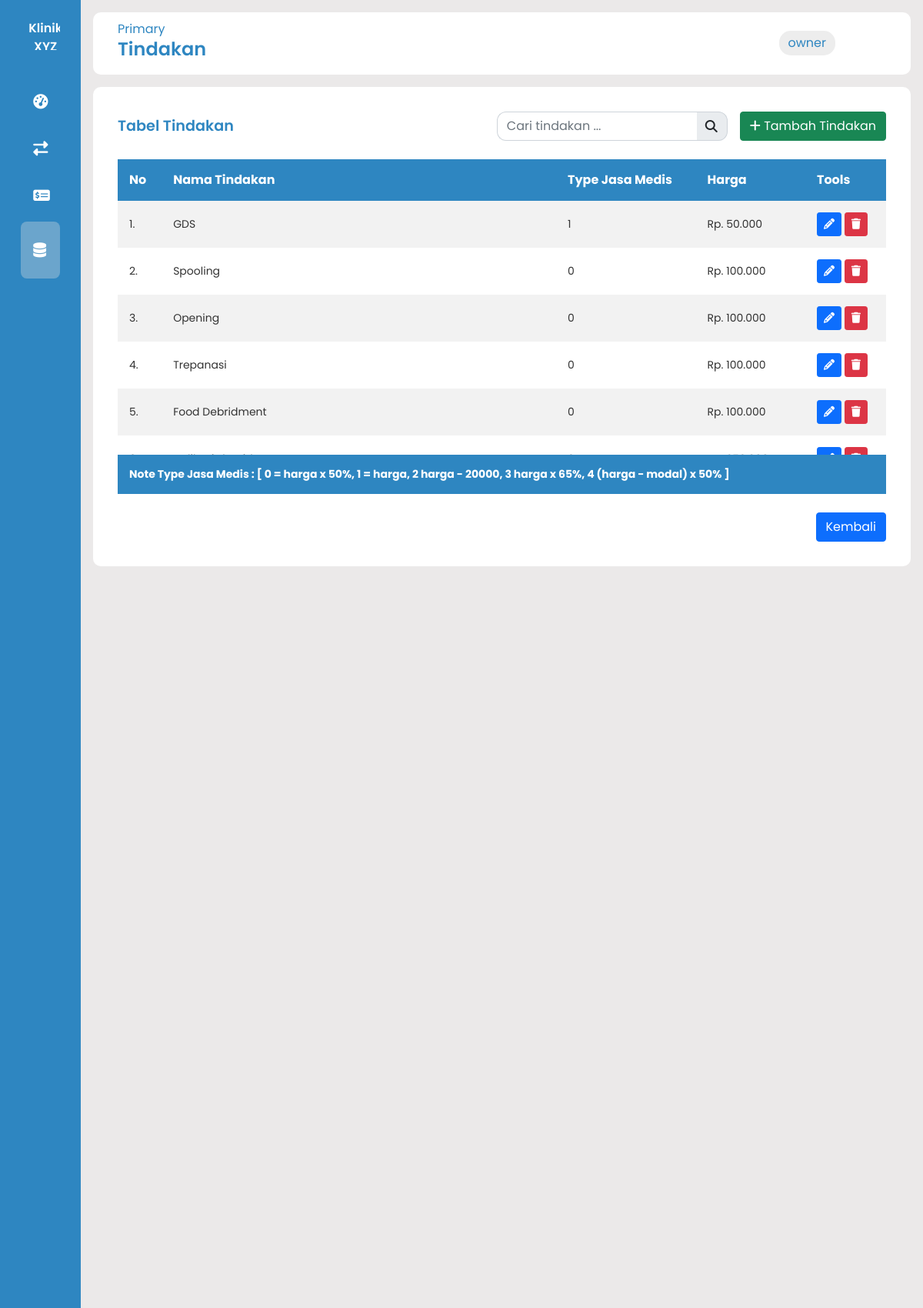
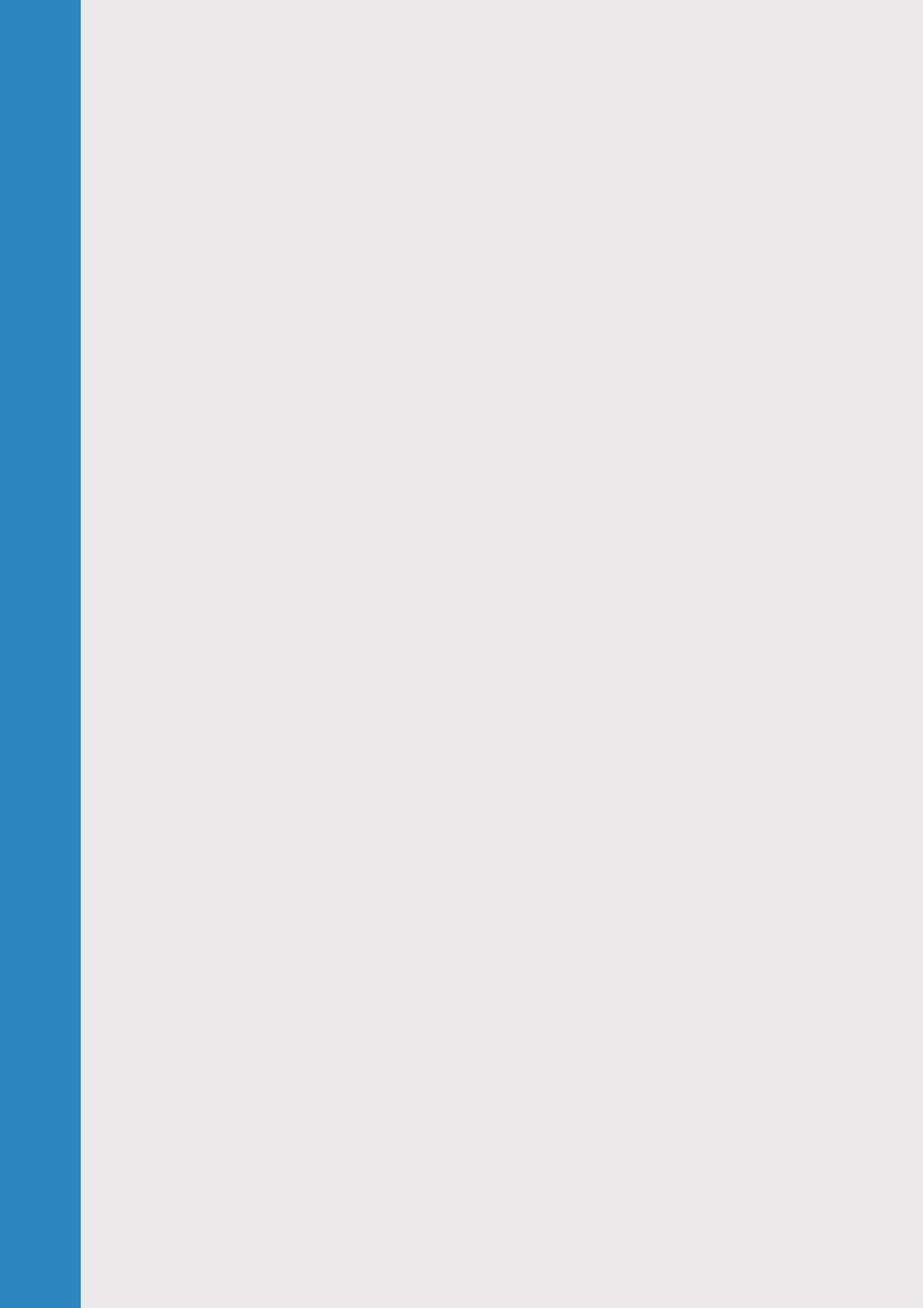
The page /asset/master/masterdata.php?page=tindakan (signed in, upper part) on the database its author committed (2 pictures, top to bottom).
### tables this page shows
CREATE TABLE `tindakan` (
  `id` int(11) NOT NULL,
  `nama_tindakan` varchar(225) NOT NULL,
  `jm` int(11) NOT NULL,
  `harga` varchar(255) NOT NULL
);

### asset/master/app.php (called while the page is built, shortened)
<?php
include '../../env/env.php';
$query_tindakan = "SELECT * FROM tindakan ORDER BY id DESC";
$result_tindakan = mysqli_query($conn, $query_tindakan);

### asset/master/view/tindakan.php (the view, shortened to what this page needs)
<div class="tabular__wrapper" id="tindakan" disabled>
    <div class="col-md-12 d-flex justify-content-end mb-4" style="gap: 1rem; align-items: center;">
        <div class="header__title text-sm" style="flex:1;">
            <h3 style="font-weight: 600; font-size: 1.2rem; margin-bottom: 0;">Tabel Tindakan</h3>
        </div>
        <div class="input-group" style="width: 300px;">
            <input style="border-radius: 12px 0 0 12px; border-right: none;" type="text" name="search" class="form-control" placeholder="Cari tindakan ..." id="searchInput">
            <span class="input-group-text" id="basic-addon1" style="border-radius: 0 12px 12px 0; border-left: none;">
                <i class="fa fa-search" aria-hidden="true"></i>
            </span>
        </div>
        <div class="d-flex justify-content-end">
            <button type="button" class="btn btn-success" data-bs-toggle="modal" data-bs-target="#input">
                <i class="fa fa-plus"></i> Tambah Tindakan
            </button>
        </div>
    </div>
    <div class="table__container" id="tindakanTable">
        <div class="table__box" style="max-height: 435px; overflow-y: auto;">
            <table>
                <thead style="position: sticky; top: 0; z-index: 1;">
                    <tr>
                        <th>No</th>
                        <th>Nama Tindakan</th>
                        <th>Type Jasa Medis</th>
                        <th>Harga</th>
                        <th>Tools</th>
                    </tr>
                </thead>
                <tbody id="tindakanTableBody">
                    <?php
                    $no = 1;
                    if (mysqli_num_rows($result_tindakan) > 0) {
                        while ($tindakan_row = mysqli_fetch_assoc($result_tindakan)) { ?>
                            <tr>
                                <td><?= $no++ ?>.</td>
                                <td><?= $tindakan_row['nama_tindakan'] ?></td>
                                <td><?= $tindakan_row['jm'] ?></td>
                                <td>Rp. <?= number_format($tindakan_row['harga'], 0, ',', '.') ?></td>
                                <td>
                                    <button type="button" class="btn btn-sm btn-primary" data-bs-toggle="modal" data-bs-target="#update" onclick="setUpdateData(<?= $tindakan_row['id'] ?>, '<?= $tindakan_row['nama_tindakan'] ?>', <?= $tindakan_row['jm'] ?>, <?= $tindakan_row['harga'] ?>)">
                                        <i class="fa fa-pencil-alt"></i>
                                    </button>
                                    <a href="app/tindakan/delete.php?id=<?= $tindakan_row['id'] ?>" class="btn btn-sm btn-danger" onclick="return confirmDelete('<?= $tindakan_row['nama_tindakan'] ?>')">
                                        <i class="fa fa-trash"></i>
                                    </a>
                                </td>
                            </tr>
                        <?php }
                    } else { ?>
                        <tr>
                            <td colspan="5" class="text-center">Tidak ada tindakan</td>
                        </tr>
                    <?php } ?>
                </tbody>
                <tfoot style="position: sticky; bottom: 0; z-index: 1;">
                    <tr>
                        <td colspan="5">Note Type Jasa Medis :
                            [ 0 = harga x 50%,
                            1 = harga,
                            2 harga - 20000,
                            3 harga x 65%,
                            4 (harga - modal) x 50% ]
                        </td>
                    </tr>
                </tfoot>
            </table>
        </div>
    </div>
    <div class="col-md-12 mt-4 d-flex justify-content-end">
        <a href="masterdata.php" type="submit" class="btn btn-primary">Kembali</a>
    </div>
</div>

### asset/css/index.css (style rules this page uses)
* { margin: 0; padding: 0; border: none; outline: none; box-sizing: border-box; font-family: "Poppins", sans-serif; }
:root { --main-color: rgb(46, 134, 193); }
body { display: flex; }
.header__title { color: var(--main-color); }
.tabular__wrapper { background: #fff; margin-top: 1rem; border-radius: 10px; padding: 2rem; }
.table__container { width: 100%; }
table { width: 100%; border-collapse: collapse; border-radius: 50px; }
thead { background: var(--main-color); color: #fff; }
th { padding: 15px; text-align: left; }
tbody { background: #f2f2f2; }
td { padding: 15px; font-size: 14px; color: #333; }
tr:nth-child(even) { background: #fff; }
tfoot { background: var(--main-color); font-weight: bold; color: #fff; }
tfoot td { padding: 15px; color: #fff; }

### rows shown on the page
tindakan: nama_tindakan "GDS", jm "1", harga "50.000"
tindakan: nama_tindakan "Spooling", jm "0", harga "100.000"
tindakan: nama_tindakan "Opening", jm "0", harga "100.000"
tindakan: nama_tindakan "Trepanasi", jm "0", harga "100.000"
tindakan: nama_tindakan "Food Debridment", jm "0", harga "100.000"
tindakan: nama_tindakan "Aplikasi Flouride", jm "0", harga "250.000"

### other values the page prints
$_GET['page'] "Tindakan"
$_SESSION['username'] "owner"
